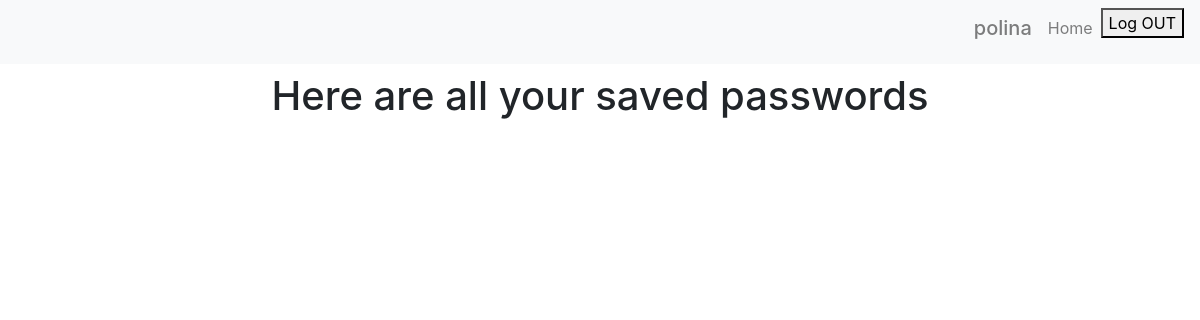
Page /user/ (signed in) on the earlier database version.
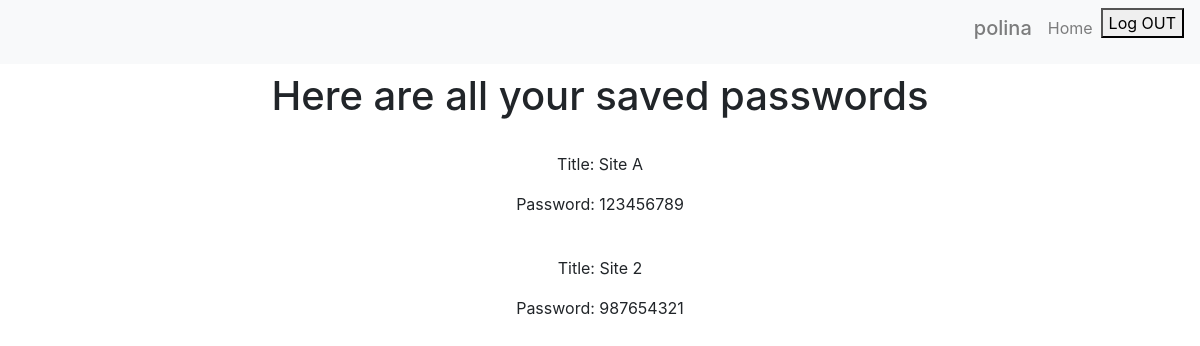
Same page on the later database version.
### generator/models.py (models this page shows, shortened)
class Passw(models.Model):
    title = models.CharField(max_length=300)
    passw = models.CharField(max_length=13)
    user = models.ForeignKey(User, on_delete=models.CASCADE)

### generator/views.py (the view)
# urls.py: path('user/', views.userpage, name='userpage')
def userpage(request):
    notes = Passw.objects.filter(user=request.user)
    return render(request, 'generator/userpage.html', {'notes': notes})

### generator/templates/generator/userpage.html (shortened to what this page needs)
{% extends 'generator/base.html' %}
{% block contant %}
<head>
    <link rel="stylesheet" href="https://stackpath.bootstrapcdn.com/bootstrap/4.5.2/css/bootstrap.min.css">
</head>
<div class="container">
    <div align="center">
        <br>
        <br><br>
        <h1>Here are all your saved passwords</h1>
        <br>
        {% for note in notes %}
        <p>Title: {{ note.title }}</p>
        <p>Password: {{ note.passw }}</p>
        <br>
        {% endfor %}
    </div>
</div>
{% endblock %}

### generator/templates/generator/base.html (shortened to what this page needs)
{% load static %}
<!doctype html>
<html lang="en">
    <head>
      <link rel="stylesheet" href="https://stackpath.bootstrapcdn.com/bootstrap/4.5.2/css/bootstrap.min.css">
    </head>
  <nav class="navbar navbar-expand-lg navbar-expand-sm navbar-light bg-light fixed-top">
    <div class="collapse navbar-collapse" id="navbarNav">
      {% if user.is_authenticated %}
      <ul class="navbar-nav ml-auto">
        <li class="nav-item">
          <a class="nav-link" href="{% url 'userpage' %}">
          <h5>{{ user.username }}</h5>
          </a>
        </li>
        <li class="nav-item">
          <a class="nav-link" href="{% url 'home' %}">Home</a>
        </li>
        <li class="nav-item">
          <form action="{% url 'logoutuser' %}" method="POST">
            <button type="submit">Log OUT</button>
          </form>
        </li>
      </ul>
      {% endif %}
    </div>
  </nav>
{% block contant %}{% endblock %}

Differences in the rows shown:
added Passw: title "Site A", passw "123456789"
added Passw: title "Site 2", passw "987654321"
